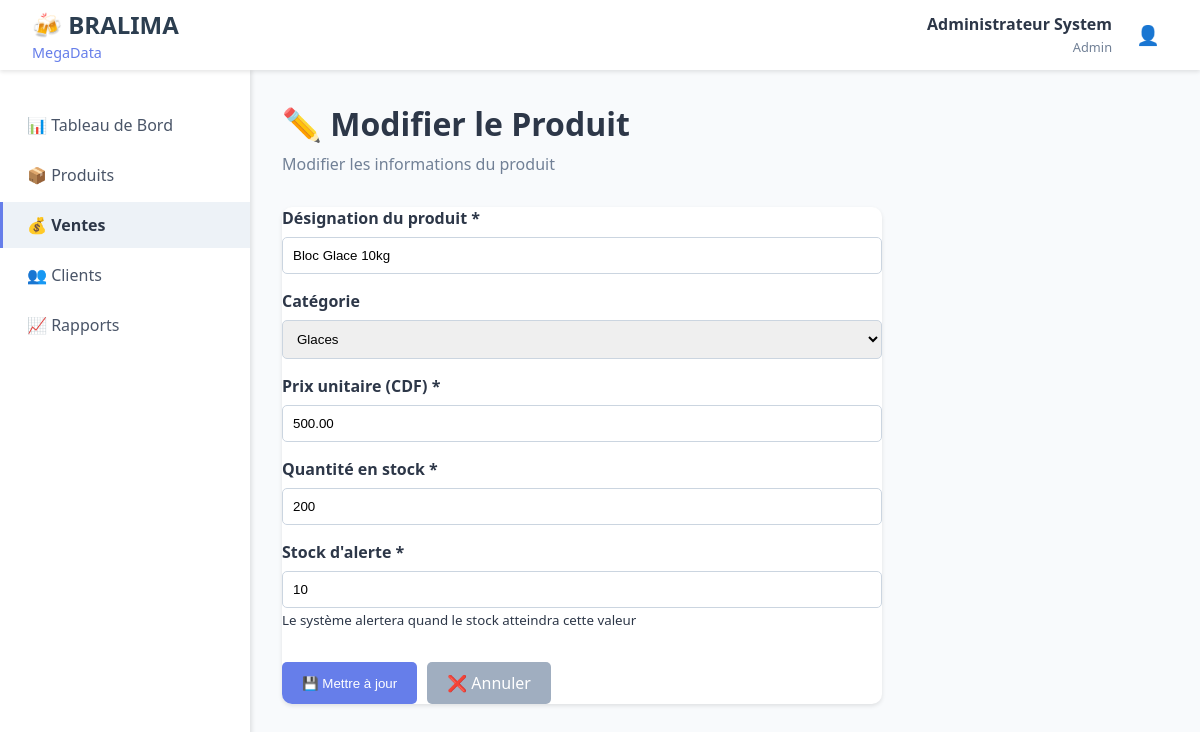
Page /modules/produits/modifier.php?id=6 (signed in) on the committed database.
### tables this page shows
CREATE TABLE produits (
    id_produit INT PRIMARY KEY AUTO_INCREMENT,
    designation VARCHAR(100) NOT NULL,
    id_categorie INT,
    prix_unitaire DECIMAL(10,2) NOT NULL,
    quantite_stock INT DEFAULT 0,
    stock_alerte INT DEFAULT 10,
    date_creation DATETIME DEFAULT CURRENT_TIMESTAMP,
    FOREIGN KEY (id_categorie) REFERENCES categories_produit(id_categorie)
);

### modules/produits/modifier.php (the view, shortened to what this page needs)
<?php
$error = '';
$id_produit = $_GET['id'] ?? null;
try {
    $pdo = getDBConnection();
    $stmt = $pdo->prepare("SELECT * FROM produits WHERE id_produit = ?");
    $stmt->execute([$id_produit]);
    $produit = $stmt->fetch();
} catch (Exception $e) {
    $error = "❌ Erreur: " . $e->getMessage();
}
?>
<!DOCTYPE html>
<html lang="fr">
<head>
    <link rel="stylesheet" href="../../assets/css/dashboard.css">
</head>
<body>
    <?php include '../../includes/header.php'; ?>
    <div class="container">
        <?php include '../../includes/sidebar.php'; ?>
        <main class="main-content">
            <div class="page-header">
                <h1>✏️ Modifier le Produit</h1>
                <p>Modifier les informations du produit</p>
            </div>
            <div class="form-container">
                <?php if ($error && !$produit): ?>
                    <div class="alert alert-error"><?php echo $error; ?></div>
                    <a href="liste.php" class="btn btn-secondary">← Retour à la liste</a>
                <?php else: ?>
                    <div class="content-card">
                        <form method="POST">
                            <div class="form-group">
                                <label for="designation">Désignation du produit *</label>
                                <input type="text" id="designation" name="designation" required
                                    value="<?php echo $produit['designation']; ?>">
                            </div>
                            <div class="form-group">
                                <label for="id_categorie">Catégorie</label>
                                <select id="id_categorie" name="id_categorie">
                                    <?php
                                    $pdo = getDBConnection();
                                    $stmt = $pdo->query("SELECT * FROM categories_produit ORDER BY nom_categorie");
                                    while ($categorie = $stmt->fetch()):
                                        $selected = ($categorie['id_categorie'] == $produit['id_categorie']) ? 'selected' : '';
                                    ?>
                                        <option value="<?php echo $categorie['id_categorie']; ?>" <?php echo $selected; ?>>
                                            <?php echo $categorie['nom_categorie']; ?>
                                        </option>
                                    <?php endwhile; ?>
                                </select>
                            </div>
                            <div class="form-group">
                                <label for="prix_unitaire">Prix unitaire (CDF) *</label>
                                <input type="number" id="prix_unitaire" name="prix_unitaire" step="0.01" min="0" required
                                    value="<?php echo $produit['prix_unitaire']; ?>">
                            </div>
                            <div class="form-group">
                                <label for="quantite_stock">Quantité en stock *</label>
                                <input type="number" id="quantite_stock" name="quantite_stock" min="0" required
                                    value="<?php echo $produit['quantite_stock']; ?>">
                            </div>
                            <div class="form-group">
                                <label for="stock_alerte">Stock d'alerte *</label>
                                <input type="number" id="stock_alerte" name="stock_alerte" min="1" required
                                    value="<?php echo $produit['stock_alerte']; ?>">
                                <small>Le système alertera quand le stock atteindra cette valeur</small>
                            </div>
                            <div style="display: flex; gap: 10px; margin-top: 2rem;">
                                <button type="submit" class="btn btn-primary">💾 Mettre à jour</button>
                                <a href="liste.php" class="btn btn-secondary">❌ Annuler</a>
                            </div>
                        </form>
                    </div>
                <?php endif; ?>
            </div>
        </main>
    </div>
</body>
</html>

### assets/css/dashboard.css (style rules this page uses)
* { margin: 0; padding: 0; box-sizing: border-box; }
body { font-family: "Segoe UI", Tahoma, Geneva, Verdana, sans-serif; background-color: #f8fafc; color: #2d3748; }
.container { display: flex; min-height: 100vh; padding-top: 70px; }
.main-content { flex: 1; padding: 2rem; margin-left: 250px; }
.page-header { margin-bottom: 2rem; }
.page-header h1 { font-size: 2rem; color: #2d3748; margin-bottom: 0.5rem; }
.page-header p { color: #718096; }
.content-card { background: white; border-radius: 10px; box-shadow: 0 2px 4px rgba(0, 0, 0, 0.1); overflow: hidden; }

### modules/produits/modifier.php (style rules this page uses)
.form-container { max-width: 600px; }
.form-group { margin-bottom: 1rem; }
label { display: block; margin-bottom: 0.5rem; font-weight: 600; color: #2d3748; }
input, select, textarea { width: 100%; padding: 10px; border: 1px solid #cbd5e0; border-radius: 5px; }
.btn { padding: 10px 20px; text-decoration: none; border-radius: 5px; border: none; cursor: pointer; }
.btn-primary { background: #667eea; color: white; }
.btn-secondary { background: #a0aec0; color: white; }

### rows in the picture
produits: designation "Bloc Glace 10kg", prix_unitaire "500.00", quantite_stock "200", stock_alerte "10"

### other values in the picture
$_SESSION['nom_complet'] "Administrateur System"
$_SESSION['role'] "Admin"
form field id_categorie "Glaces"
